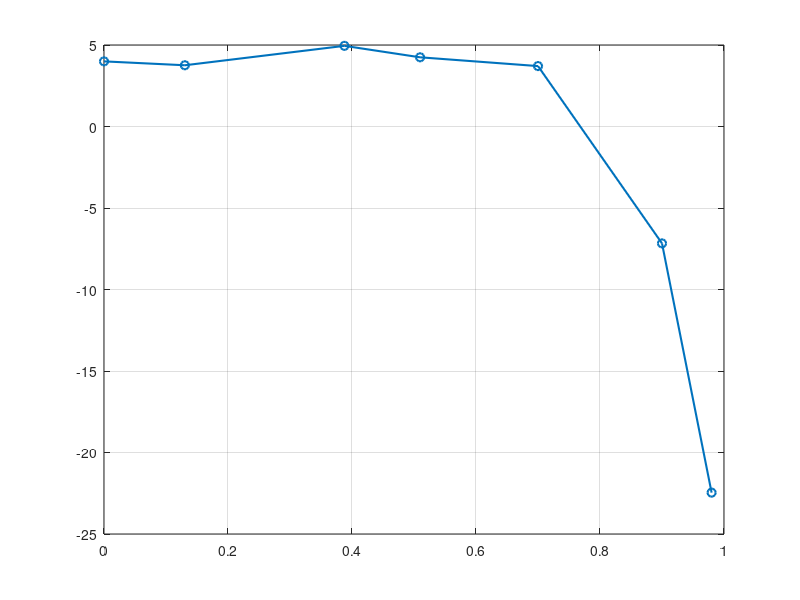

This figure's MATLAB source: (Note: this script raises an error after producing the figure.)
% MATLAB code to process data and generate the desired results

% Data (EbN0, TV Distance) for each Ka and Ma
% Organized as a structure for clarity
data = struct( ...
    'Ka100_Ma100', [3.4, 0.14610000000000004; 3.8, 0.06749999999999996; 4.0, 0.049599999999999964], ...
    'Ka92_Ma80', [3.0, 0.13883110884036498; 3.4, 0.08468733787986174; 3.6, 0.06712718272821458; 3.8, 0.04533025779253421; 4.0, 0.03708091698667428], ...
    'Ka98_Ma60', [4.0, 0.08561035692106184; 4.4, 0.06482594027150647; 4.6, 0.05840677497307235; 4.8, 0.05357418412979602], ...
    'Ka102_Ma50', [1.0, 0.46912607167534737; 3.0, 0.09970755261240036; 3.4, 0.08160975234594561; 4.0, 0.055287397209886284; 4.2, 0.052226799559560895; 4.4, 0.042396808790774836], ...
    'Ka102_Ma30', [3.0, 0.07677950064181673; 3.6, 0.0600092985550107; 3.8, 0.04121754016013672; 4.0, 0.037845974565248755], ...
    'Ka100_Ma10', [-10.0, 0.10815755702397001; -9.4, 0.0873412782015134; -9.0, 0.08097871255663236; -8.0, 0.060490582970946206; -7.4, 0.059048202657295906; -7.0, 0.043263611112618686], ...
    'Ka100_Ma2', [-25.0, 0.07691721137987899; -23.0, 0.05495658388945679; -22.0, 0.045738529014662556; -21.0, 0.04054294453691564; -20.0, 0.03464223139936609] ...
);

% Target TV distance
target_TV_distance = 0.05;

% Initialize vectors to store results
Ma_values = [100, 80, 60, 50, 30, 10, 2];
Ka_values = [100, 92, 98, 102, 102, 100, 100];
EbN0_values = [];

% Process data to find EbN0 corresponding to TV distance = 0.05
field_names = {'Ka100_Ma100', 'Ka92_Ma80', 'Ka98_Ma60', 'Ka102_Ma50', 'Ka102_Ma30', 'Ka100_Ma10', 'Ka100_Ma2'};
for i = 1:length(field_names)
    table = data.(field_names{i});
    EbN0 = interp1(table(:, 2), table(:, 1), target_TV_distance, 'linear', 'extrap');
    EbN0_values = [EbN0_values; EbN0];
end

% TV distances between UMA profile and TUMA profile for each Ma value
UMA_TUMA_TV_distances = [0, 0.1304, 0.3878, 0.5098, 0.7, 0.9, 0.98];

% Generate the plot
figure;
plot(UMA_TUMA_TV_distances, EbN0_values, '-o', 'LineWidth', 1.5);
grid on;
hold on;

% Add annotations
text(UMA_TUMA_TV_distances, EbN0_values, string(Ma_values), 'VerticalAlignment', 'bottom', 'HorizontalAlignment', 'right');

% Labels and title
xlabel('TV distance (UMA profile, TUMA profile)');
ylabel('TV distance (transmitted profile, decoded profile)');
title('CCS-AMP Performance vs Single \rho-trick Bound');

% Add a box with general information
annotation('textbox', [0.3, 0., 0.2, 0.15], 'String', {
    'General Info:',
    'k = 128',
    'n = 38400',
    'Target TV distance = 0.05'
}, 'EdgeColor', 'black', 'BackgroundColor', 'white');

% Save the results
Ka_prime = 100;
Ka_vec = Ka_values;
save('results.mat', 'EbN0_values', 'UMA_TUMA_TV_distances', 'Ka_prime', 'Ka_vec');

% Additional data for "Single rho trick bound"
EbN0_db_single_rho = [0.0452, 1.51, 1.44, 1.4, 1.3, -7.11, -27.32];

% Hold on to the previous figure and plot the new data
hold on;
plot(UMA_TUMA_TV_distances, EbN0_db_single_rho, '--s', 'LineWidth', 1.5, 'MarkerSize', 8);

% Add legend to differentiate between the plots
legend('CCS-AMP Performance', 'Single \rho-trick bound', 'Location', 'best');

% Ensure grid is still visible
grid on;

% Save the updated plot
saveas(gcf, 'CCS_AMP_Performance_Updated.png');

